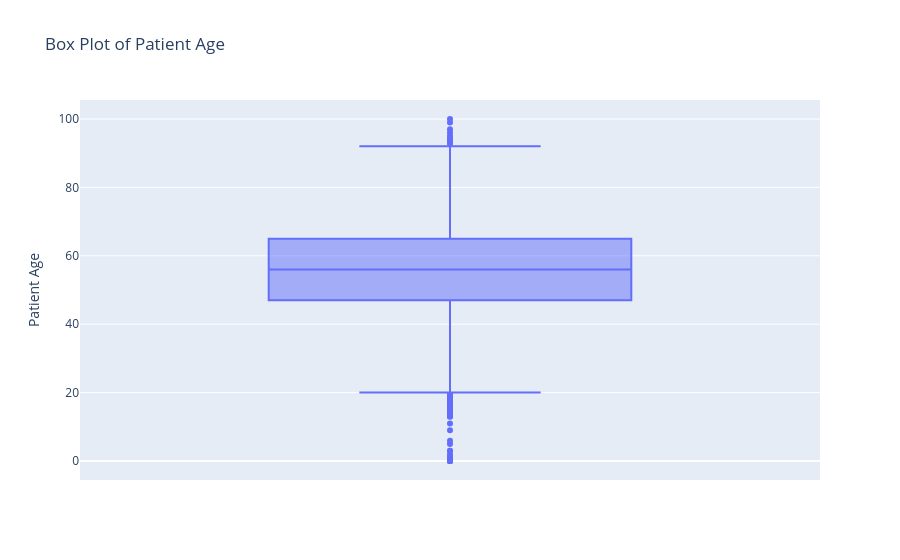

Source (notebook cell):
### Code cell
px.box(df_age, y="patient_age", title="Box Plot of Patient Age", labels={"patient_age": "Patient Age"}, color_discrete_sequence=["#636EFA"])

### Figure 1 — Plotly figure (JSON) as saved in the notebook; plotly's stock layout.template omitted (floating-point values rounded to 4 significant figures; data arrays with more than 128 entries replaced by an {"elided": "..."} marker saying what was removed)
{"data": [{"alignmentgroup": "True", "hovertemplate": "Patient Age=%{y}<extra></extra>", "legendgroup": "", "marker": {"color": "#636EFA"}, "name": "", "notched": false, "offsetgroup": "", "orientation": "v", "showlegend": false, "type": "box", "x0": " ", "xaxis": "x", "y": {"elided": "54170 float values"}, "y0": " ", "yaxis": "y"}], "layout": {"boxmode": "group", "legend": {"tracegroupgap": 0}, "title": {"text": "Box Plot of Patient Age"}, "xaxis": {"anchor": "y", "domain": [0, 1]}, "yaxis": {"anchor": "x", "domain": [0, 1], "title": {"text": "Patient Age"}}}}
